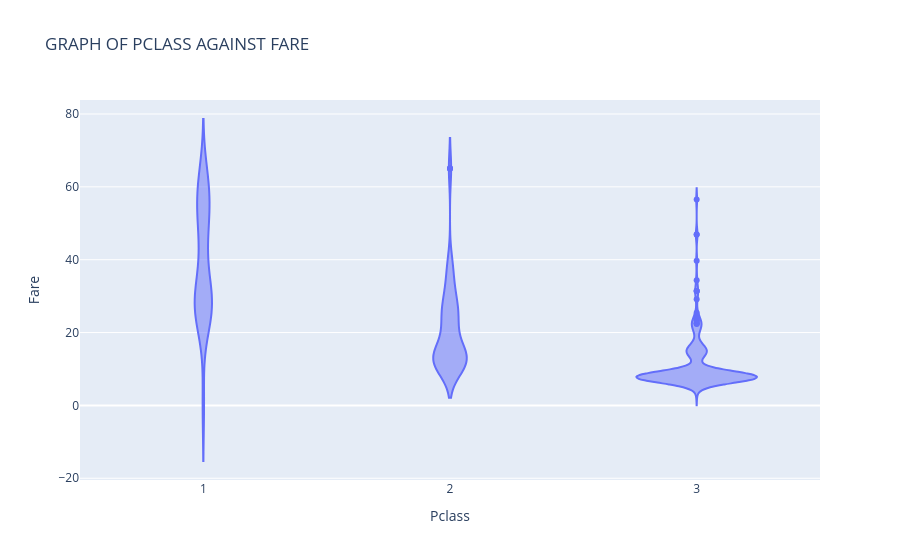

The notebook cell saved with this chart:
### Code cell
# VISUALIZING THE RELATIONSHIP BETWEEN AGE AND THE FARE

fig =px.violin(
    titanic_clean,
    x='Pclass',
    y='Fare',
    title=' GRAPH OF PCLASS AGAINST FARE'
)

fig.update_layout(bargap=0.2)
fig.show()

### Figure 1 — Plotly figure (JSON) as saved in the notebook; plotly's stock layout.template omitted (floating-point values rounded to 4 significant figures; data arrays with more than 128 entries replaced by an {"elided": "..."} marker saying what was removed)
{"data": [{"alignmentgroup": "True", "box": {"visible": false}, "hovertemplate": "Pclass=%{x}<br>Fare=%{y}<extra></extra>", "legendgroup": "", "marker": {"color": "#636efa"}, "name": "", "offsetgroup": "", "orientation": "v", "scalegroup": "True", "showlegend": false, "type": "violin", "x": {"elided": "340 int values"}, "x0": " ", "xaxis": "x", "y": {"elided": "340 float values"}, "y0": " ", "yaxis": "y"}], "layout": {"bargap": 0.2, "legend": {"tracegroupgap": 0}, "title": {"text": " GRAPH OF PCLASS AGAINST FARE"}, "violinmode": "group", "xaxis": {"anchor": "y", "domain": [0, 1], "title": {"text": "Pclass"}}, "yaxis": {"anchor": "x", "domain": [0, 1], "title": {"text": "Fare"}}}}
